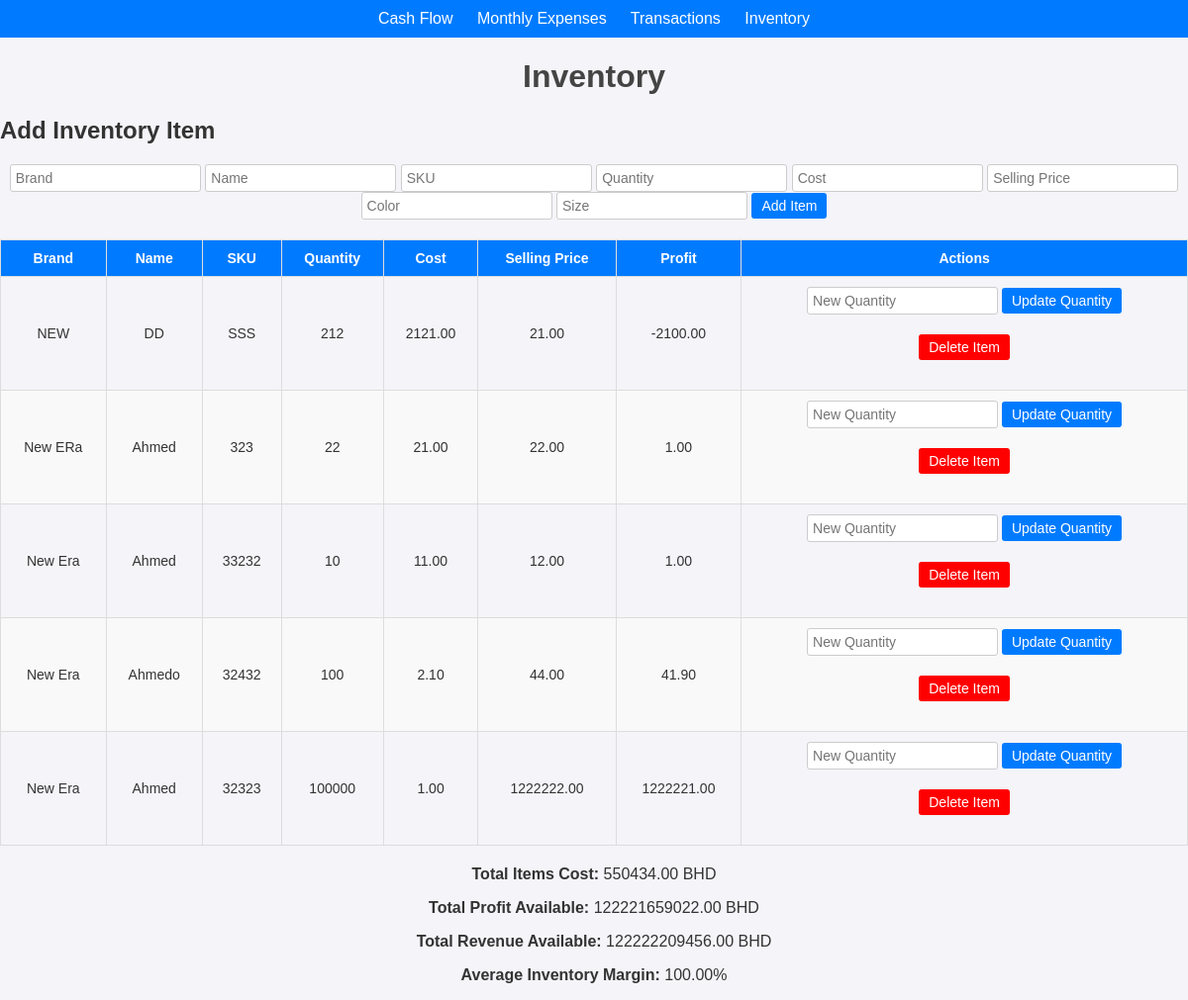
The page /inventory (signed in) on the database its author committed.
### app.py (models this page shows)
class InventoryItem(db.Model):
    id = db.Column(db.Integer, primary_key=True)
    brand = db.Column(db.String(100), nullable=False)
    name = db.Column(db.String(100), nullable=False)
    sku = db.Column(db.String(50), unique=True, nullable=False)
    quantity = db.Column(db.Integer, nullable=False)
    cost = db.Column(db.Float, nullable=False)
    selling_price = db.Column(db.Float, nullable=False)
    color = db.Column(db.String(50))
    size = db.Column(db.String(50))
    user_id = db.Column(db.Integer, db.ForeignKey(
        'user.id'), nullable=False)  # Associate with a user
    @property
    def profit(self):
        return self.selling_price - self.cost

### app.py (the view, shortened to what this page needs)
@app.route("/inventory", methods=["GET", "POST"])
def inventory_page():
    user_id = session.get("user_id")
    if not user_id:
        flash("You must be logged in to perform this action.", "error")
        return redirect(url_for("login"))
    inventory = InventoryItem.query.filter_by(user_id=user_id).all()
    total_items_cost = sum(item.quantity * item.cost for item in inventory)
    total_profit_available = sum(
        item.quantity * (item.selling_price - item.cost) for item in inventory
    )
    total_revenue_available = sum(
        item.quantity * item.selling_price for item in inventory
    )
    average_margin = (
        (total_profit_available / total_revenue_available) * 100
        if total_revenue_available > 0
        else 0
    )
    return render_template(
        "inventory.html",
        inventory=inventory,
        total_items_cost=total_items_cost,
        total_profit_available=total_profit_available,
        total_revenue_available=total_revenue_available,
        average_margin=average_margin
    )

### app.py (called while the page is built)
@app.before_request
def require_login():
    allowed_routes = ["login", "signup",
                      "logout", "init_db", "set_default_bank"]
    if "user" not in session and request.endpoint not in allowed_routes:
        return redirect(url_for("login"))

### templates/inventory.html (shortened to what this page needs)
<!DOCTYPE html>
<html lang="en">
<head>
</head>
<body>
    <nav style="background-color: #007BFF; padding: 10px; text-align: center;">
        <a href="{{ url_for('cash_flow') }}" style="color: white; text-decoration: none; margin-right: 20px;">Cash
            Flow</a>
        <a href="{{ url_for('monthly_expenses') }}"
            style="color: white; text-decoration: none; margin-right: 20px;">Monthly Expenses</a>
        <a href="{{ url_for('transactions') }}"
            style="color: white; text-decoration: none; margin-right: 20px;">Transactions</a>
        <a href="{{ url_for('inventory_page') }}" style="color: white; text-decoration: none;">Inventory</a>
    </nav>
    <h1>Inventory</h1>
    <h2>Add Inventory Item</h2>
    <form method="POST" autocomplete="off">
        <input type="text" name="item_brand" placeholder="Brand" required>
        <input type="text" name="item_name" placeholder="Name" required>
        <input type="text" name="item_sku" placeholder="SKU" required>
        <input type="number" name="item_quantity" placeholder="Quantity" required>
        <input type="number" name="item_cost" placeholder="Cost" step="0.01" required>
        <input type="number" name="item_selling_price" placeholder="Selling Price" step="0.01" required>
        <input type="text" name="item_color" placeholder="Color">
        <input type="text" name="item_size" placeholder="Size">
        <button type="submit">Add Item</button>
    </form>
    <table>
        <thead>
            <tr>
                <th>Brand</th>
                <th>Name</th>
                <th>SKU</th>
                <th>Quantity</th>
                <th>Cost</th>
                <th>Selling Price</th>
                <th>Profit</th>
                <th>Actions</th>
            </tr>
        </thead>
        <tbody>
            {% for item in inventory %}
            <tr>
                <td>{{ item.brand }}</td>
                <td>{{ item.name }}</td>
                <td>{{ item.sku }}</td>
                <td>{{ item.quantity }}</td>
                <td>{{ "%.2f" | format(item.cost) }}</td>
                <td>{{ "%.2f" | format(item.selling_price) }}</td>
                <td>{{ "%.2f" | format(item.profit) }}</td>
                <td>
                    <form method="POST">
                        <input type="number" name="new_quantity" placeholder="New Quantity" required>
                        <button type="submit">Update Quantity</button>
                    </form>
                    <form method="POST">
                        <button type="submit" style="background-color: red;">Delete Item</button>
                    </form>
                </td>
            </tr>
            {% endfor %}
        </tbody>
    </table>
    <div style="text-align: center; margin-top: 20px;">
        <p><strong>Total Items Cost:</strong> {{ "%.2f" | format(total_items_cost) }} BHD</p>
        <p><strong>Total Profit Available:</strong> {{ "%.2f" | format(total_profit_available) }} BHD</p>
        <p><strong>Total Revenue Available:</strong> {{ "%.2f" | format(total_revenue_available) }} BHD</p>
        <p><strong>Average Inventory Margin:</strong> {{ "%.2f" | format(average_margin) }}%</p>
    </div>
</body>
</html>

### templates/inventory.html (style rules this page uses)
body { font-family: Arial, sans-serif; margin: 0; padding: 0; background-color: #f4f4f9; color: #333; }
h1 { text-align: center; color: #444; }
table { width: 100%; border-collapse: collapse; margin: 20px 0; font-size: 14px; }
th, td { border: 1px solid #ddd; padding: 10px; text-align: center; }
th { background-color: #007BFF; color: white; }
tr:nth-child(even) { background-color: #f9f9f9; }
button { background-color: #007BFF; color: white; border: none; padding: 5px 10px; border-radius: 3px; cursor: pointer; font-size: 14px; }
input[type="text"], input[type="number"] { padding: 5px; font-size: 14px; border: 1px solid #ccc; border-radius: 3px; }
form { text-align: center; margin-bottom: 20px; }

### rows shown on the page
InventoryItem: brand "NEW", name "DD", sku "SSS", quantity "212", cost "2121.00", selling_price "21.00", profit "-2100.00"
InventoryItem: brand "New ERa", name "Ahmed", sku "323", quantity "22", cost "21.00", selling_price "22.00", profit "1.00"
InventoryItem: brand "New Era", name "Ahmed", sku "33232", quantity "10", cost "11.00", selling_price "12.00", profit "1.00"
InventoryItem: brand "New Era", name "Ahmedo", sku "32432", quantity "100", cost "2.10", selling_price "44.00", profit "41.90"
InventoryItem: brand "New Era", name "Ahmed", sku "32323", quantity "100000", cost "1.00", selling_price "1222222.00", profit "1222221.00"

### other values the page prints
{{ "%.2f" | format(total_items_cost) }} "550434.00"
{{ "%.2f" | format(total_profit_available) }} "122221659022.00"
{{ "%.2f" | format(total_revenue_available) }} "122222209456.00"
{{ "%.2f" | format(average_margin) }} "100.00"
